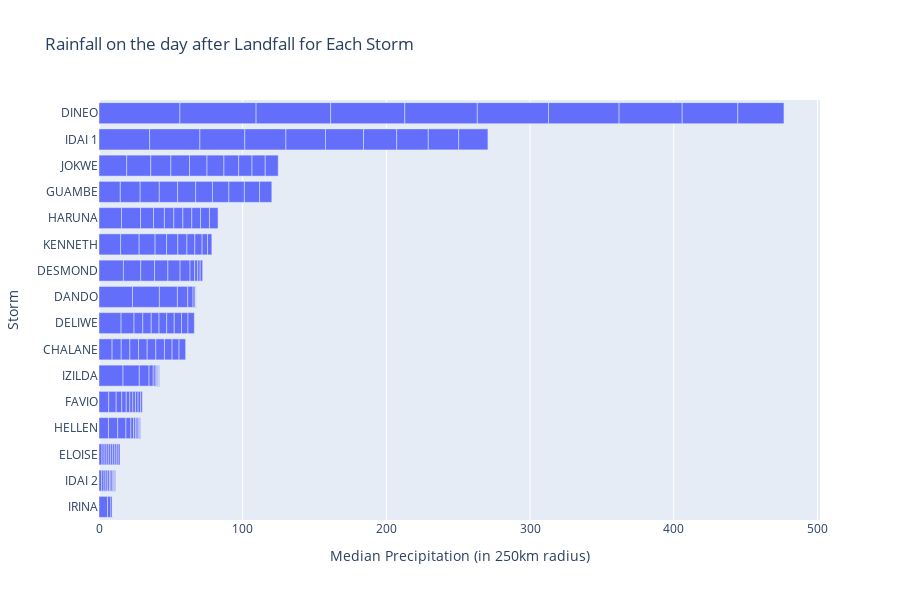

The cell this chart's notebook holds for it:
### Code cell
## INAM Data
## Data shared by Gabriela
## reading in the file and merging with df_imerg to assign storms
# removing those before 2007 and after 2021
df_restricted = df_imerg[
    (df_imerg["date"] >= pd.to_datetime("2007-01-01"))
    & (df_imerg["date"] <= pd.to_datetime("2021-12-31"))
]
df_rest_time_1 = df_restricted[df_restricted["time_step"] == 1]

# Sort the values by median_precip_250km in descending order
df_rest_time_1_sorted = df_rest_time_1.sort_values(
    by="median_precip", ascending=False
)

# Plot with Plotly
fig = px.bar(
    df_rest_time_1_sorted,
    x="median_precip",
    y="storm",
    title="Rainfall on the day after Landfall for Each Storm",
    labels={
        "storm": "Storm",
        "median_precip": "Median Precipitation (in 250km radius)",
    },
    orientation="h",
)
fig.update_layout(yaxis={"categoryorder": "total ascending"}, height=600)
fig.show()

### Figure 1 — Plotly figure (JSON) as saved in the notebook; plotly's stock layout.template omitted (floating-point values rounded to 4 significant figures; data arrays with more than 128 entries replaced by an {"elided": "..."} marker saying what was removed)
{"data": [{"alignmentgroup": "True", "hovertemplate": "Median Precipitation (in 250km radius)=%{x}<br>Storm=%{y}<extra></extra>", "legendgroup": "", "marker": {"color": "#636efa", "pattern": {"shape": ""}}, "name": "", "offsetgroup": "", "orientation": "h", "showlegend": false, "textposition": "auto", "type": "bar", "x": {"elided": "160 float values"}, "xaxis": "x", "y": {"elided": "160 str values"}, "yaxis": "y"}], "layout": {"barmode": "relative", "height": 600, "legend": {"tracegroupgap": 0}, "title": {"text": "Rainfall on the day after Landfall for Each Storm"}, "xaxis": {"anchor": "y", "domain": [0, 1], "title": {"text": "Median Precipitation (in 250km radius)"}}, "yaxis": {"anchor": "x", "categoryorder": "total ascending", "domain": [0, 1], "title": {"text": "Storm"}}}}
